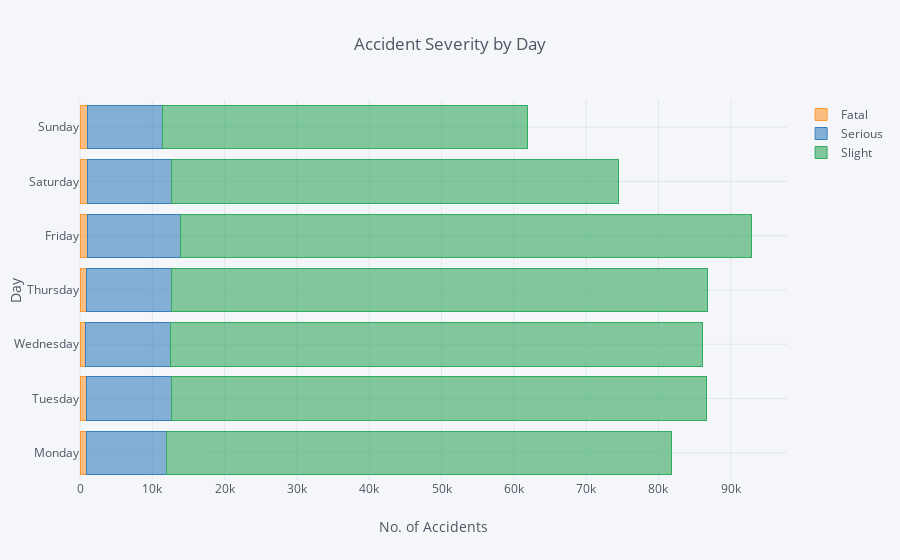

The notebook cell this image was saved under:
### Code cell
seasonPerday.iplot(kind='barh', barmode='stack',
                   title='Accident Severity by Day',
                   yTitle='Day',
                   xTitle='No. of Accidents')

### Figure 1 — Plotly figure (JSON) as saved in the notebook; plotly's stock layout.template omitted (floating-point values rounded to 4 significant figures)
{"data": [{"marker": {"color": "rgba(255, 153, 51, 0.6)", "line": {"color": "rgba(255, 153, 51, 1.0)", "width": 1}}, "name": "Fatal", "orientation": "h", "text": "", "type": "bar", "uid": "eeddba68-8854-11e9-8bba-f45c8991f033", "x": [848, 853, 823, 859, 993, 1102, 1041], "y": ["Monday", "Tuesday", "Wednesday", "Thursday", "Friday", "Saturday", "Sunday"]}, {"marker": {"color": "rgba(55, 128, 191, 0.6)", "line": {"color": "rgba(55, 128, 191, 1.0)", "width": 1}}, "name": "Serious", "orientation": "h", "text": "", "type": "bar", "uid": "eeddbcd8-8854-11e9-bfb8-f45c8991f033", "x": [11057, 11750, 11685, 11862, 12950, 11613, 10322], "y": ["Monday", "Tuesday", "Wednesday", "Thursday", "Friday", "Saturday", "Sunday"]}, {"marker": {"color": "rgba(50, 171, 96, 0.6)", "line": {"color": "rgba(50, 171, 96, 1.0)", "width": 1}}, "name": "Slight", "orientation": "h", "text": "", "type": "bar", "uid": "eeddbe34-8854-11e9-bb26-f45c8991f033", "x": [69961, 74064, 73528, 74058, 78946, 61749, 50545], "y": ["Monday", "Tuesday", "Wednesday", "Thursday", "Friday", "Saturday", "Sunday"]}], "layout": {"autosize": true, "barmode": "stack", "legend": {"bgcolor": "#F5F6F9", "font": {"color": "#4D5663"}, "traceorder": "normal"}, "paper_bgcolor": "#F5F6F9", "plot_bgcolor": "#F5F6F9", "title": "Accident Severity by Day", "titlefont": {"color": "#4D5663"}, "xaxis": {"autorange": true, "gridcolor": "#E1E5ED", "range": [0, 97780.0], "showgrid": true, "tickfont": {"color": "#4D5663"}, "title": "No. of Accidents", "titlefont": {"color": "#4D5663"}, "type": "linear", "zerolinecolor": "#E1E5ED"}, "yaxis": {"autorange": true, "gridcolor": "#E1E5ED", "range": [-0.5, 6.5], "showgrid": true, "tickfont": {"color": "#4D5663"}, "title": "Day", "titlefont": {"color": "#4D5663"}, "type": "category", "zerolinecolor": "#E1E5ED"}}}
